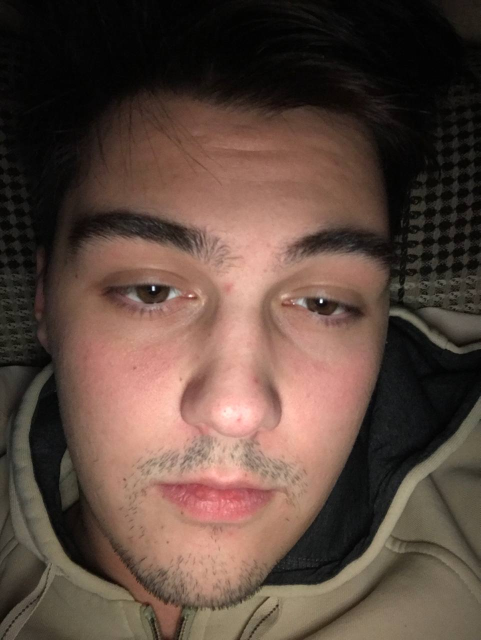
#> input picture data/test_images/test_photo_2.jpg, 961 x 1280 px, found by its file name (shown at 1/2 size)
$ jupyter execute experimental.ipynb   (shell and % lines are left out)
#> lines starting #> are read from the running program, lines starting #| are printed output that depends on the picture; after the words box and inside, x2 and y2 are one past the last pixel; in counts of white or black regions, pixels touching at a corner belong together
[cell 1]
import numpy as np
import cv2
import matplotlib
from matplotlib import pyplot as plt

import os

[cell 2]
def change_file_name(folder_path, name:str):
    """
    Change file names to more readable ^_^
    :param folder_path: path to dictionary with images
    :param name: new file\s name\s
    """
    # Переходим в папку с фотографиями
    os.chdir(folder_path)

    # Получаем список файлов в папке
    file_list = os.listdir()

    # Расширения файлов, которые вы хотите обрабатывать
    extensions = ['.jpg', '.jpeg', '.png']

    # Проходимся по каждому файлу и проверяем расширение
    for index, file_name in enumerate(file_list):
        # Получаем расширение файла
        file_ext = os.path.splitext(file_name)[1].lower()  # Получаем расширение и приводим его к нижнему регистру

        # Проверяем, что расширение файла находится в списке разрешенных
        if file_ext in extensions:
            # Новое имя файла (можно настроить согласно вашим требованиям)
            new_name = f"{name}_{index}{file_ext}"  # Пример нового имени: photo_0.jpg, photo_1.png и т.д.

            # Полный путь к текущему файлу
            current_path = os.path.join(folder_path, file_name)

            # Полный путь к новому файлу
            new_path = os.path.join(folder_path, new_name)
            try:
                # Переименовываем файл
                os.rename(current_path, new_path)
                print(f"Файл {file_name} переименован в {new_name}")
            except FileExistsError:
                new_name = f"test_photo_{index+1}{file_ext}"
                print(f"Файл {file_name} переименован в {new_name}")
        else:
            print(f"Файл {file_name} имеет неподдерживаемое расширение и будет проигнорирован.")

[cell 3]
# folder_path = r'C:\Users\spark\PycharmProjects\image_face_recognition\data\test_images'
# change_file_name(folder_path, "test_photo")

Тут мы грузим фотку и смотри на то что она ргб
- Первое число (1280) представляет ширину изображения в пикселях.
- Второе число (960) представляет высоту изображения в пикселях.
- Третье число (3) обозначает количество каналов цвета. В данном случае, это RGB

[cell 4]
#TODO: ПРОБЛЕМА С ПУТЕМ ЧТО ЗА ХУЙНЯ
img = cv2.imread(r'C:\Users\spark\PycharmProjects\image_face_recognition\data\test_images\test_photo_2.jpg')
#> img is the input picture: shape (1280, 961, 3); mean B, G, R 62.3, 72.2, 92.8
img.shape
#> Out = (1280, 961, 3)

[cell 5]
plt.imshow(img)

Получаем странную картинку потому что:
Matplotlib ожидает цветовое пространство RGB для отображения изображений.
Если изображение загружается в другом цветовом пространстве (например, BGR, как это делает OpenCV по умолчанию), цвета могут выглядеть неожиданным образом.
Можно воспользоваться функцией cv2.cvtColor() для конвертации цветового пространства из BGR в RGB

[cell 6]
gray = cv2.cvtColor(img, cv2.COLOR_BGR2GRAY)
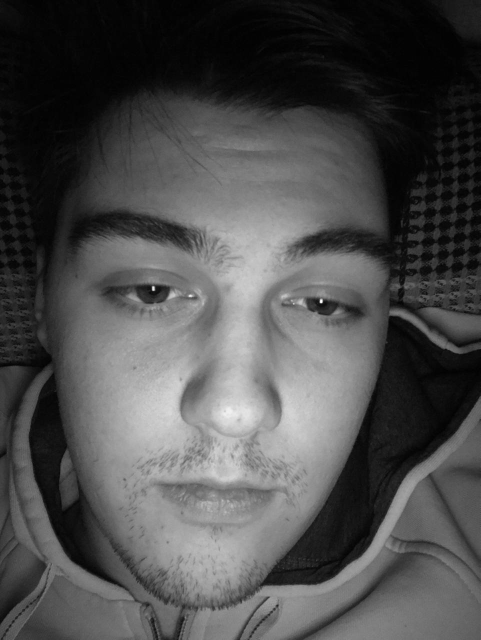
#> gray: shape (1280, 961) (shown at 1/2 size); min 0, max 255, mean 77.2
gray.shape
#> Out = (1280, 961)

Убираем RGB и получаем один канал т.е. black and white.

[cell 7]
# Отображение первого изображения
plt.subplot(1, 2, 1)
plt.imshow(gray)
plt.title('Цветное изображение (без cmap)')

# Отображение второго изображения (в оттенках серого)
plt.subplot(1, 2, 2)
plt.imshow(gray, cmap='gray')
plt.title('Оттенки серого')

plt.tight_layout()  # Автоматическое выравнивание для улучшения визуализации
plt.show()
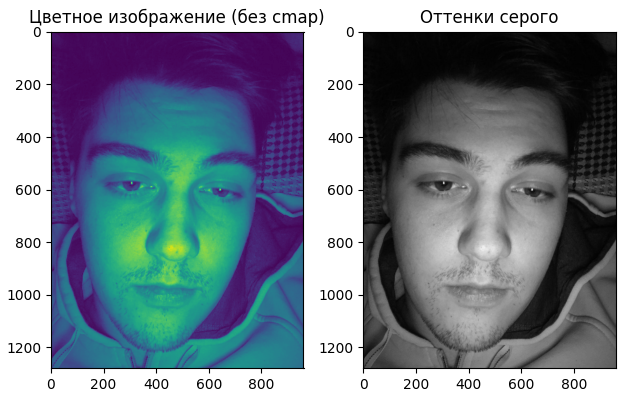
#> figure drawn by matplotlib, 2 panels

[cell 8]
face_cascade = cv2.CascadeClassifier(r'C:\Users\spark\PycharmProjects\image_face_recognition\haars\haarcascade_frontalface_default.xml')
eye_cascade = cv2.CascadeClassifier(r'C:\Users\spark\PycharmProjects\image_face_recognition\haars\haarcascade_eye.xml')

# faces = face_cascade.detectMultiScale(gray, 1.3, 5)
faces = face_cascade.detectMultiScale(gray, 1.2, 4)
#> faces = [[88, 365, 755, 755]]
faces
#> Out = [[88, 365, 755, 755]]

Используем библиотеки opencv2 и находим лицо (координаты). Если дать на вход картинку без лица, то получаем пустой массив.

Про detectMultiScale
- scaleFactor (масштабный коэффициент): Он определяет, насколько изображение уменьшается на каждом уровне анализа. Значение 1.3 означает, что каждый раз изображение уменьшается на 30%. Этот параметр помогает алгоритму учитывать объекты разных размеров на изображении. Уменьшение масштаба позволяет обнаруживать объекты разного размера, но может увеличить количество ложных срабатываний.

- minNeighbors (минимальное количество соседей): После обнаружения квадратных областей, которые могут содержать объекты, этот параметр определяет, сколько соседних прямоугольников должно быть обнаружено, чтобы считать обнаруженную область действительным объектом. Значение 5 означает, что обнаруженная область будет считаться действительной только в том случае, если она имеет по меньшей мере 5 соседей с одинаковым объектом. Это помогает отфильтровать ложные обнаружения.

[cell 9]
(x,y,w,h) = faces[0]
#> x = 88; y = 365; w = 755; h = 755
x,y,w,h
#> Out = (88, 365, 755, 755)

[cell 10]
face_img = cv2.rectangle(img,(x,y),(x+w,y+h),(255, 20, 147),2)
plt.imshow(face_img)

Так как на выходе face_cascade нам дает x и y + ширину и высоту, смотрим на эти данные и по ним рисуем прямоугольник розового цвета (можно не розового).

[cell 11]
#Код с официального сайта open cv
cv2.destroyAllWindows()
area = []


for (x,y,w,h) in faces:
    face_img = cv2.rectangle(img,(x,y),(x+w,y+h),(0, 255, 255),2)

    roi_gray = gray[y:y+h, x:x+w]
    roi_color = face_img[y:y+h, x:x+w]

    eyes = eye_cascade.detectMultiScale(roi_gray)

    for number, (ex,ey,ew,eh) in enumerate(eyes):

        area.append(ew * eh)

        cv2.rectangle(roi_color,(ex,ey),(ex+ew,ey+eh),(215, 215, 0),2)
#> this loop made 1 pass
#> pass 1, `face_img = cv2.rectangle(img,(x,y),(x+w,y+h),(0, 255, 255),2)`:
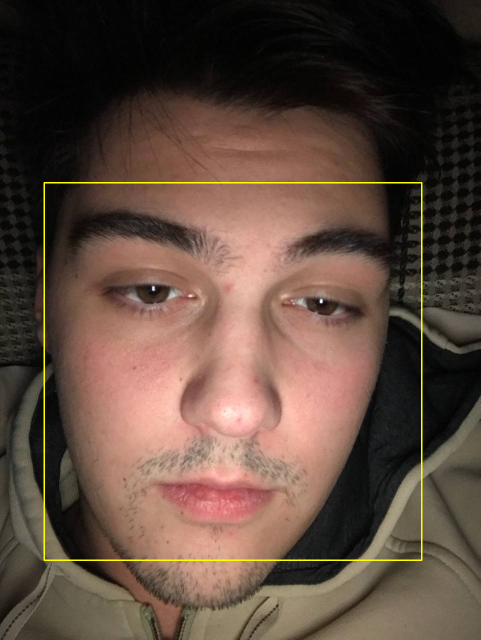
#> face_img: shape (1280, 961, 3) (shown at 1/2 size); mean B, G, R 61.9, 73.6, 94.2
#> pass 1, `roi_gray = gray[y:y+h, x:x+w]`:
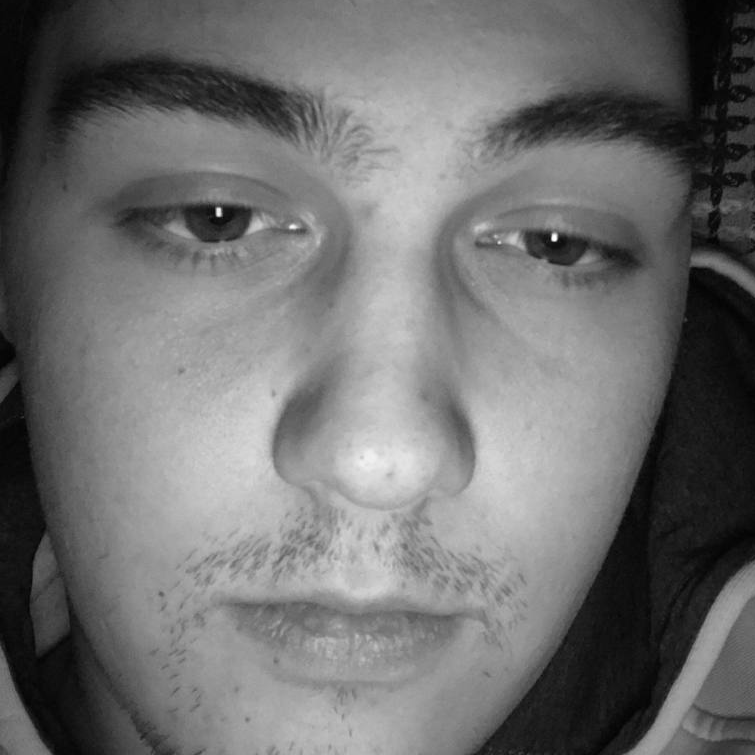
#> roi_gray: shape (755, 755); min 1, max 255, mean 110.6
#> pass 1, `roi_color = face_img[y:y+h, x:x+w]`:
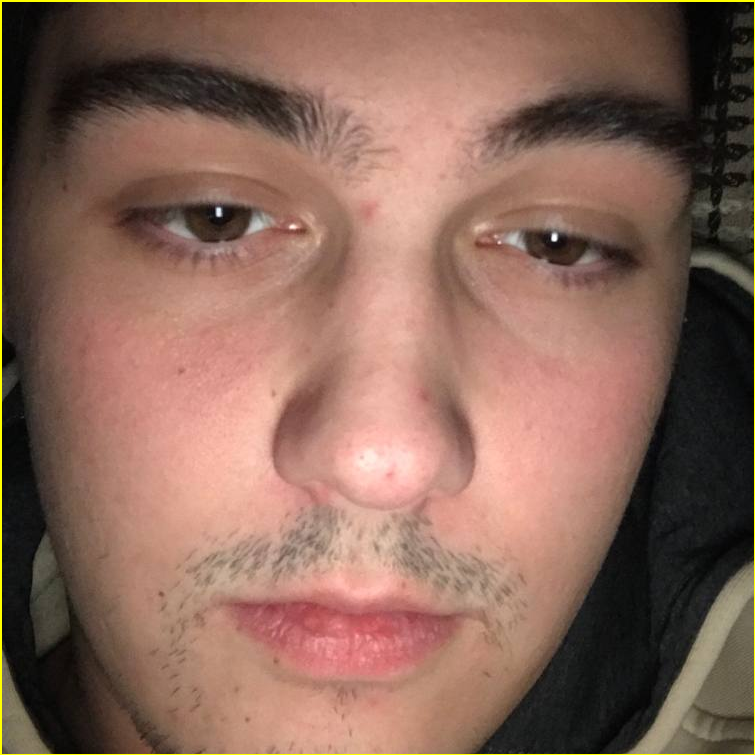
#> roi_color: shape (755, 755, 3); mean B, G, R 89.2, 103.2, 137.7
#> after the loop:
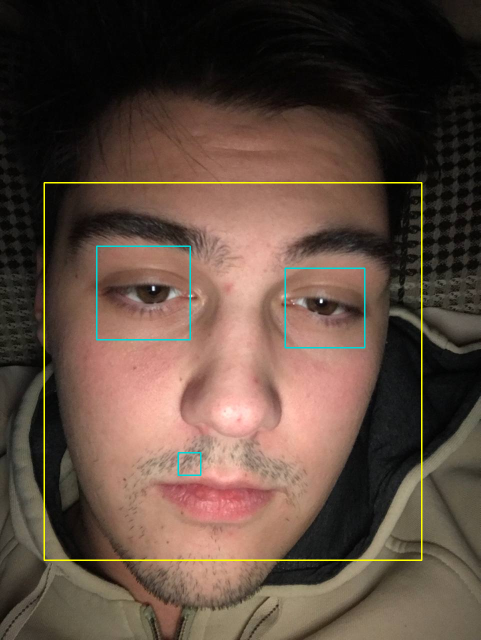
#> img: shape (1280, 961, 3) (shown at 1/2 size); mean B, G, R 62.4, 74, 93.5
#> after the loop:
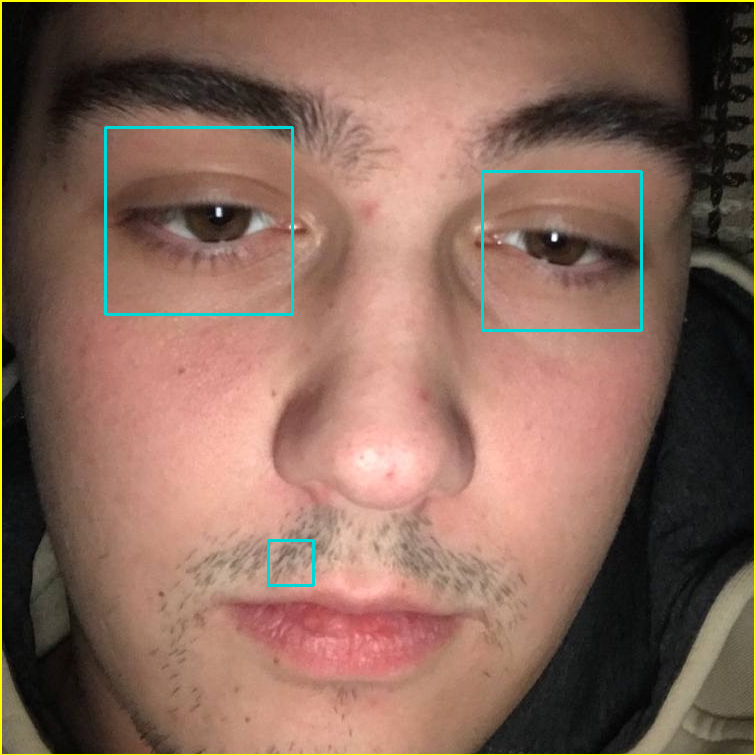
#> roi_color: shape (755, 755, 3); 0.82% of pixels changed, all inside (x1, y1, x2, y2) = (104, 126, 643, 587)
#> after the loop, area = [2025, 25281, 34969]

print(area)
#| [2025, 25281, 34969]
plt.figure()
plt.imshow(face_img, cmap='gray')
plt.show()

Меняем стратегию на желто-синюю расцветку.

[cell 12]
plt.imshow(roi_color, cmap='gray')

[cell 13]
import numpy as np
import pywt
import cv2

def w2d(img, mode='haar', level=1):
#> called with mode = 'db1', level = 5
    imArray = img
    #Datatype conversions
    #convert to grayscale
    imArray = cv2.cvtColor( imArray,cv2.COLOR_RGB2GRAY )
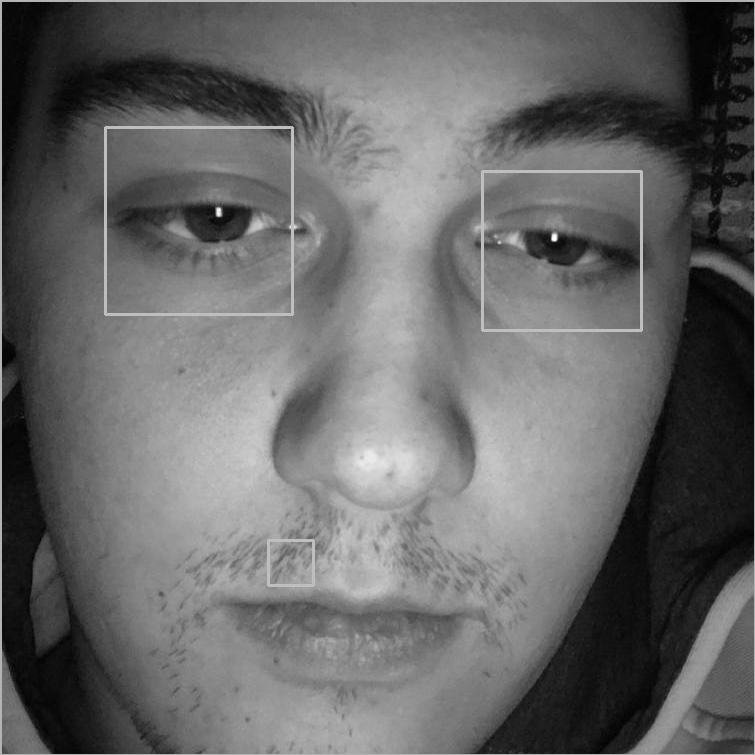
#> imArray: shape (755, 755); min 1, max 255, mean 103.5
    #convert to float
    imArray =  np.float32(imArray)
    imArray /= 255
    # compute coefficients
    coeffs=pywt.wavedec2(imArray, mode, level=level)
#> coeffs = 6 items

    #Process Coefficients
    coeffs_H=list(coeffs)
#> coeffs_H = 6 items
    coeffs_H[0] *= 0

    # reconstruction
    imArray_H=pywt.waverec2(coeffs_H, mode)
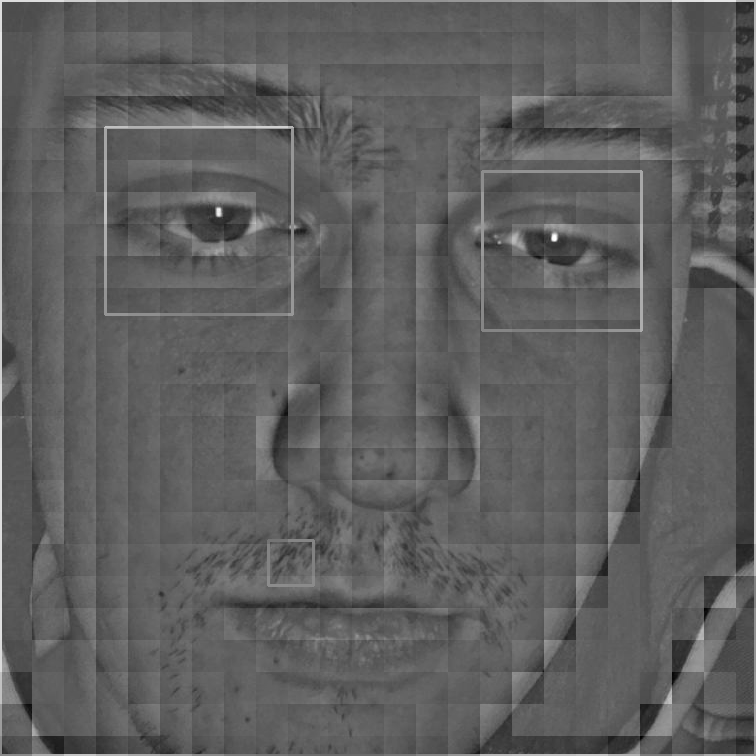
#> imArray_H: shape (756, 756) float32; min -0.445, max 0.741, mean -0.00343; drawn with min black and max white
    imArray_H *= 255
    imArray_H =  np.uint8(imArray_H)
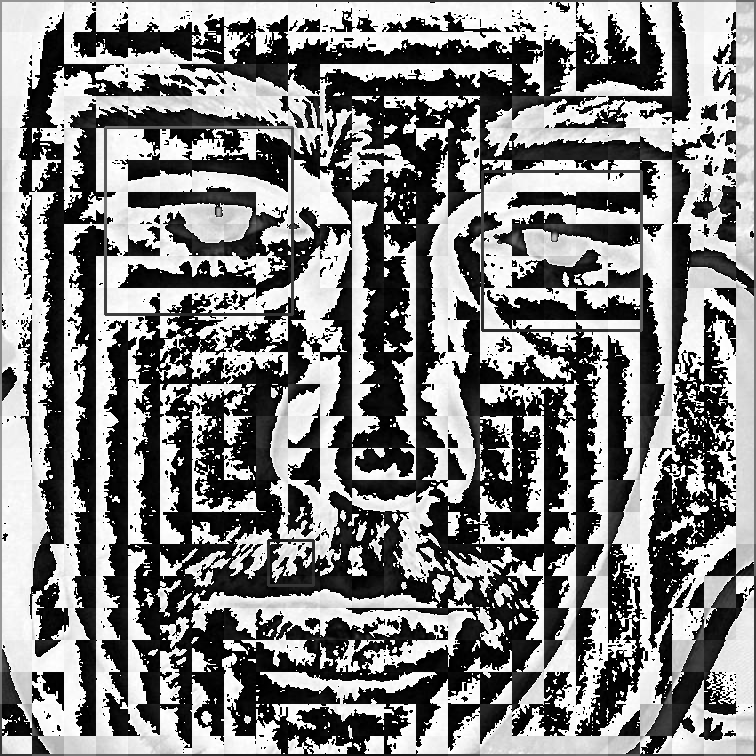
#> imArray_H: shape (756, 756); min 0, max 255, mean 129.2

    return imArray_H

$ run again, with data/test_images/test_photo_0.jpg copied over data/test_images/test_photo_2.jpg
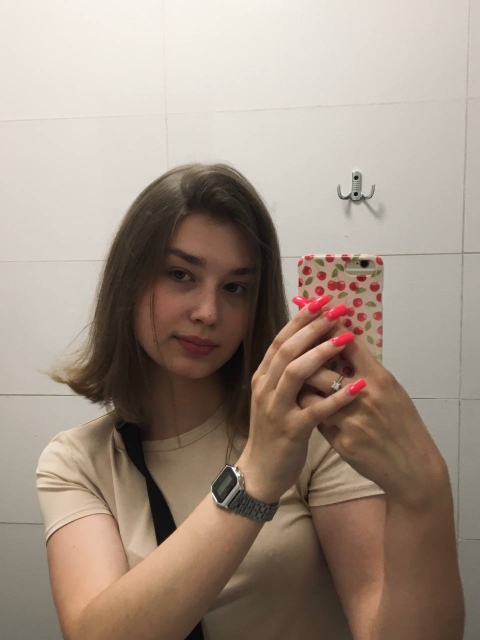
#> input picture data/test_images/test_photo_0.jpg, 960 x 1280 px, found by its file name (shown at 1/2 size)
#> img is the input picture: shape (1280, 960, 3); mean B, G, R 132.5, 145.7, 161.8
#> faces = [[250, 441, 323, 323]]
#> `(x,y,w,h) = faces[0]`: x = 250; y = 441; w = 323
#> `x,y,w,h`: Out = (250, 441, 323, 323)
#> the loop `for (x,y,w,h) in faces:` made 1 pass
#> after the loop `for (x,y,w,h) in faces:`:
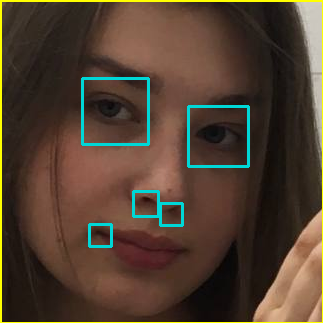
#> roi_color: shape (323, 323, 3); mean B, G, R 48.9, 64.1, 81.3
#> after the loop `for (x,y,w,h) in faces:`: area = [625, 484, 484, 4356, 3600]
#| [625, 484, 484, 4356, 3600]
#> coeffs = 6 items
#> in w2d, `imArray_H =  np.uint8(imArray_H)`:
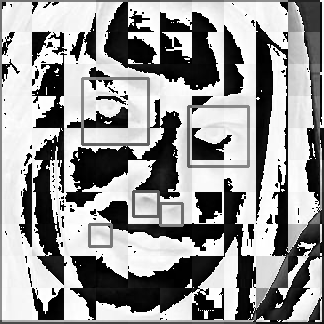
#> imArray_H: shape (324, 324); min 0, max 255, mean 150.2

$ run again, with data/test_images/test_photo_1.jpg copied over data/test_images/test_photo_2.jpg
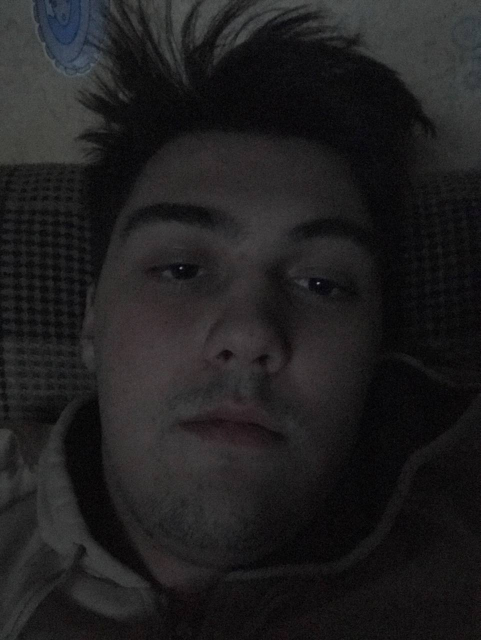
#> input picture data/test_images/test_photo_1.jpg, 961 x 1280 px, found by its file name (shown at 1/2 size)
#> img is the input picture: shape (1280, 961, 3); mean B, G, R 32.1, 31.2, 32.2
#> faces = [[103, 282, 753, 753]]
#> `(x,y,w,h) = faces[0]`: x = 103; y = 282; w = 753
#> `x,y,w,h`: Out = (103, 282, 753, 753)
#> the loop `for (x,y,w,h) in faces:` made 1 pass
#> after the loop `for (x,y,w,h) in faces:`: area = []
#> coeffs = 6 items
#> in w2d, `imArray_H =  np.uint8(imArray_H)`:
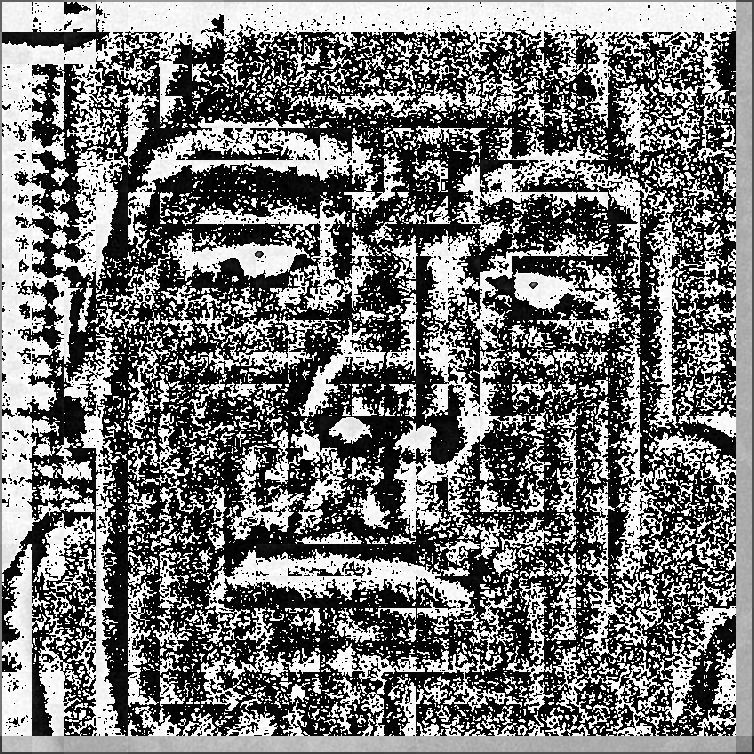
#> imArray_H: shape (754, 754); min 0, max 255, mean 117.2
